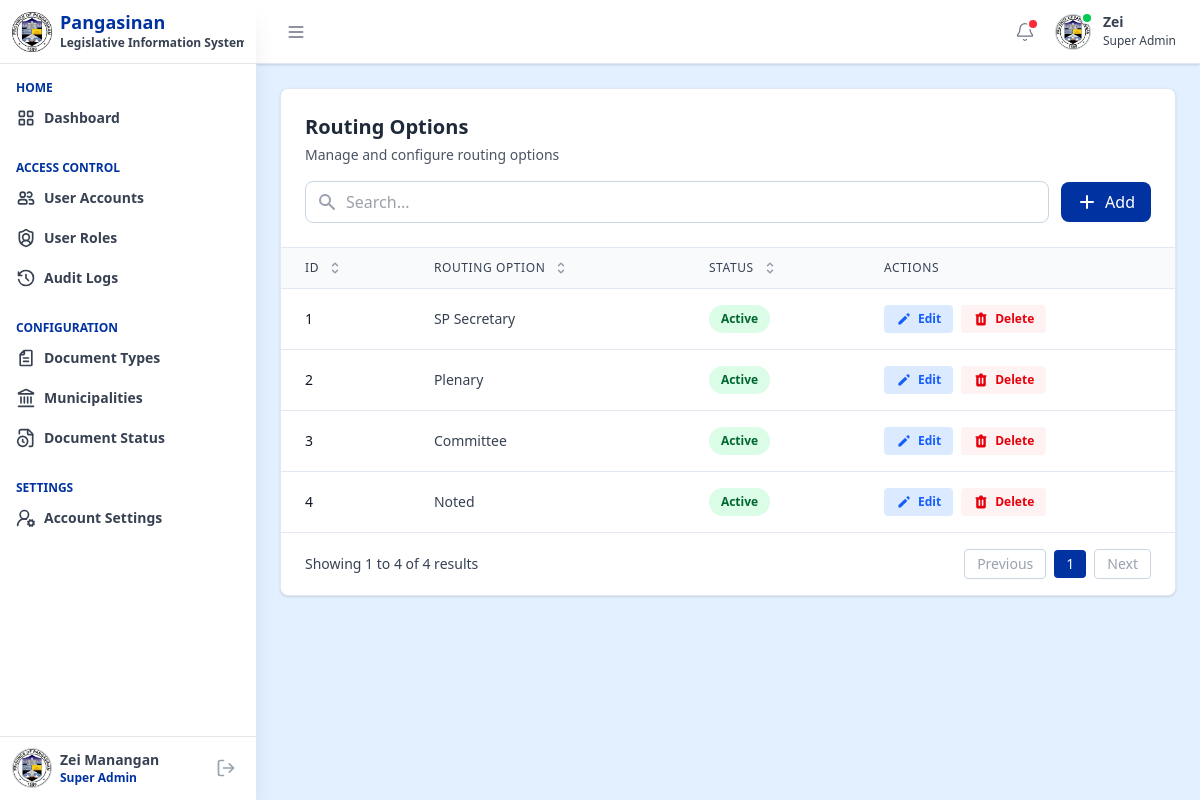
Screenshot of /pages/admin/routing_options.php (signed in) with the database file from the repository.
### tables this page shows
CREATE TABLE `routing_options` (
  `routing_option_id` int NOT NULL,
  `routing_option_name` varchar(255) NOT NULL,
  `status` enum('active','inactive') DEFAULT 'active',
  `is_deleted` tinyint(1) DEFAULT '0',
  `created_at` datetime DEFAULT CURRENT_TIMESTAMP,
  `updated_at` datetime DEFAULT CURRENT_TIMESTAMP ON UPDATE CURRENT_TIMESTAMP,
  `created_by` int DEFAULT NULL,
  `updated_by` int DEFAULT NULL
);

### includes/fetch_routing_options_data.php (called while the page is built, shortened)
<?php
require_once 'db.php';
function getAllRoutingOptions() {
    global $pdo;
    try {
        $query = "
            SELECT
                routing_option_id,
                routing_option_name,
                status,
                created_at,
                updated_at
            FROM routing_options
            WHERE is_deleted = FALSE
            ORDER BY routing_option_id ASC
        ";
        $stmt = $pdo->prepare($query);
        $stmt->execute();
        return $stmt->fetchAll(PDO::FETCH_ASSOC);
    } catch (PDOException $e) {
        return ['error' => 'Database error: ' . $e->getMessage()];
    }
}
?>

### pages/admin/routing_options.php (the view, shortened to what this page needs)
<?php
include '../../components/header.php';
include '../../includes/fetch_routing_options_data.php';
$routingOptions = getAllRoutingOptions();
?>
<div class="">
    <?php include '../../components/sidebar.php'; ?>
    <div class="flex-1 md:ml-64 min-h-screen">
        <?php
        include '../../components/topbar.php';
        ?>
        <main class="p-3 sm:p-6">
            <div class="bg-white rounded-lg shadow-sm border border-slate-200">
                <div class="p-6 border-b border-slate-200">
                    <div class="flex flex-col gap-4">
                        <div>
                            <h2 class="text-xl font-bold text-gray-800">Routing Options</h2>
                            <p class="text-sm text-gray-600 mt-1">Manage and configure routing options</p>
                        </div>
                        <div class="flex items-center gap-3 w-full">
                            <div class="relative flex-1">
                                <div class="absolute inset-y-0 left-0 pl-3 flex items-center pointer-events-none">
                                    <svg class="h-5 w-5 text-gray-400" xmlns="http://www.w3.org/2000/svg"
                                        viewBox="0 0 20 20" fill="currentColor">
                                        <path fill-rule="evenodd"
                                            d="M8 4a4 4 0 100 8 4 4 0 000-8zM2 8a6 6 0 1110.89 3.476l4.817 4.817a1 1 0 01-1.414 1.414l-4.816-4.816A6 6 0 012 8z"
                                            clip-rule="evenodd" />
                                    </svg>
                                </div>
                                <input type="text" id="searchInput" placeholder="Search..."
                                    class="pl-10 pr-4 py-2 border border-slate-300 rounded-lg outline-none w-full focus:ring-2 focus:ring-[#0033A1] focus:border-transparent"
                                    onkeyup="filterTable()">
                            </div>
                            <button onclick="openModal('routing-option-add-modal')"
                                class="px-4 py-2 bg-[#0033A1] text-white rounded-lg hover:bg-blue-800 transition-colors duration-200 font-medium flex items-center gap-2 cursor-pointer whitespace-nowrap">
                                <svg class="h-5 w-5" xmlns="http://www.w3.org/2000/svg" viewBox="0 0 20 20"
                                    fill="currentColor">
                                    <path fill-rule="evenodd"
                                        d="M10 3a1 1 0 00-1 1v5H4a1 1 0 100 2h5v5a1 1 0 102 0v-5h5a1 1 0 100-2h-5V4a1 1 0 00-1-1z"
                                        clip-rule="evenodd" />
                                </svg>
                                Add
                            </button>
                        </div>
                    </div>
                </div>
                <div class="overflow-x-auto">
                    <table id="usersTable" class="min-w-full divide-y divide-slate-200">
                        <thead class="bg-slate-50">
                            <tr>
                                <th scope="col"
                                    class="px-3 sm:px-6 py-3 text-left text-xs font-medium text-gray-700 uppercase tracking-wider cursor-pointer"
                                    onclick="sortTable(0)">
                                    <div class="flex items-center gap-2">
                                        ID
                                    </div>
                                </th>
                                <th scope="col"
                                    class="px-3 sm:px-6 py-3 text-left text-xs font-medium text-gray-700 uppercase tracking-wider cursor-pointer"
                                    onclick="sortTable(1)">
                                    <div class="flex items-center gap-2">
                                        Routing Option
                                    </div>
                                </th>
                                <th scope="col"
                                    class="px-3 sm:px-6 py-3 text-left text-xs font-medium text-gray-700 uppercase tracking-wider cursor-pointer"
                                    onclick="sortTable(2)">
                                    <div class="flex items-center gap-2">
                                        Status
                                    </div>
                                </th>
                                <th scope="col"
                                    class="px-3 sm:px-6 py-3 text-left text-xs font-medium text-gray-700 uppercase tracking-wider">
                                    Actions
                                </th>
                            </tr>
                        </thead>
                        <tbody class="bg-white divide-y divide-slate-200" id="tableBody">
                            <?php if (isset($routingOptions['error'])): ?>
                                <tr>
                                    <td colspan="4" class="px-6 py-8 text-center text-red-600">
                                        <?php echo htmlspecialchars($routingOptions['error']); ?>
                                    </td>
                                </tr>
                            <?php elseif (empty($routingOptions)): ?>
                            <?php else: ?>
                                <?php foreach ($routingOptions as $routingOption): ?>
                                    <tr class="hover:bg-slate-50 transition-colors duration-150">
                                        <td class="px-3 sm:px-6 py-3 sm:py-4 whitespace-nowrap text-sm font-medium text-gray-900">
                                            <?php echo htmlspecialchars($routingOption['routing_option_id']); ?>
                                        </td>
                                        <td class="px-3 sm:px-6 py-3 sm:py-4 whitespace-nowrap text-sm text-gray-700">
                                            <?php echo htmlspecialchars($routingOption['routing_option_name']); ?>
                                        </td>
                                        <td class="px-3 sm:px-6 py-3 sm:py-4 whitespace-nowrap">
                                            <?php
                                            $statusClass = $routingOption['status'] === 'active'
                                                ? 'bg-green-100 text-green-800'
                                                : 'bg-gray-200 text-gray-800';
                                            ?>
                                            <span
                                                class="px-3 py-1 inline-flex text-xs leading-5 font-semibold rounded-full <?php echo $statusClass; ?>">
                                                <?php echo htmlspecialchars(ucfirst($routingOption['status'])); ?>
                                            </span>
                                        </td>
                                        <td class="px-3 sm:px-6 py-3 sm:py-4 whitespace-nowrap text-sm font-medium">
                                            <div class="flex items-center gap-2">
                                                <button onclick="editRoutingOption(<?php echo $routingOption['routing_option_id']; ?>)" class="inline-flex items-center gap-1.5 px-3 py-1.5 text-xs font-bold text-blue-600 bg-blue-100 hover:bg-blue-200 rounded transition duration-150 cursor-pointer">
                                                    <svg class="h-4 w-4" xmlns="http://www.w3.org/2000/svg" viewBox="0 0 20 20"
                                                        fill="currentColor">
                                                        <path
                                                            d="M13.586 3.586a2 2 0 112.828 2.828l-.793.793-2.828-2.828.793-.793zM11.379 5.793L3 14.172V17h2.828l8.38-8.379-2.83-2.828z" />
                                                    </svg>
                                                    Edit
                                                </button>
                                                <button
                                                    onclick="deleteRoutingOption(<?php echo $routingOption['routing_option_id']; ?>, '<?php echo htmlspecialchars($routingOption['routing_option_name']); ?>')"
                                                    class="inline-flex items-center gap-1.5 px-3 py-1.5 text-xs font-bold text-red-600 bg-red-50 hover:text-red-900 rounded transition duration-150 cursor-pointer">
                                                    Delete
                                                </button>
                                            </div>
                                        </td>
                                    </tr>
                                <?php endforeach; ?>
                            <?php endif; ?>
                        </tbody>
                    </table>
                </div>
                <div
                    class="px-4 sm:px-6 py-4 border-t border-slate-200 flex flex-col sm:flex-row items-center justify-between gap-4">
                    <div id="paginationInfo" class="text-sm text-gray-700">
                    </div>
                    <div id="paginationContainer" class="flex items-center space-x-2">
                    </div>
                </div>
            </div>
        </main>
    </div>
</div>
</body>
</html>

### components/sidebar.php (style rules this page uses)
@media (min-width: 768px) { .md\:ml-64 { transition: margin-left 0.3s ease; } }

### rows the page displays
routing_options: routing_option_id "1", routing_option_name "SP Secretary", status "Active"
routing_options: routing_option_id "2", routing_option_name "Plenary", status "Active"
routing_options: routing_option_id "3", routing_option_name "Committee", status "Active"
routing_options: routing_option_id "4", routing_option_name "Noted", status "Active"

### other values shown
$_SESSION['role_name'] "Super Admin"
$_SESSION['first_name'] "Zei"
